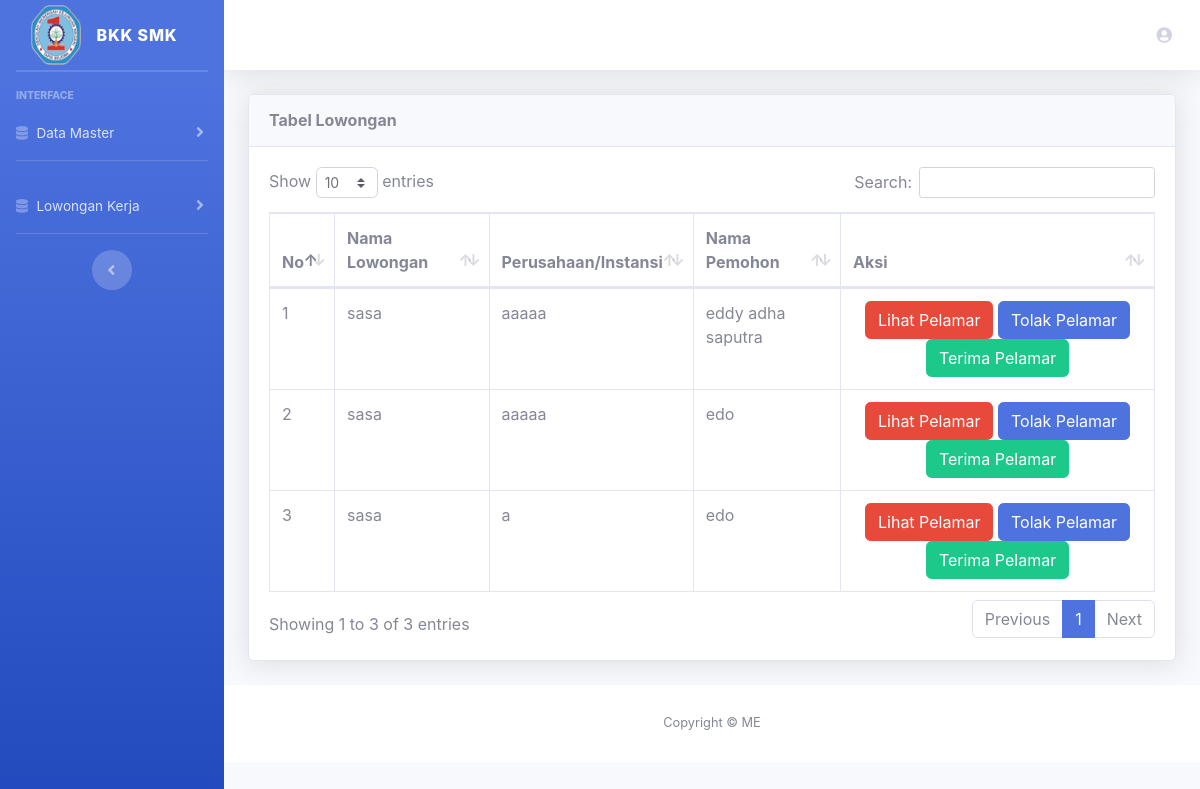
/index.php/admin/pengajuan_kerja, run on the app's committed database.
### tables this page shows
CREATE TABLE `lamaran` (
  `id_lamaran` int(11) NOT NULL,
  `id_lowongan` varchar(30) NOT NULL,
  `id_alumni` varchar(30) NOT NULL,
  `status_lamaran` varchar(10) NOT NULL
);

CREATE TABLE `lowongan` (
  `id_lowongan` int(11) NOT NULL,
  `nama_lowongan` varchar(100) NOT NULL,
  `isi_lowongan` text NOT NULL,
  `batas_tanggal` varchar(20) NOT NULL,
  `nama_perusahaan` varchar(100) NOT NULL,
  `kode` varchar(255) NOT NULL,
  `foto` text NOT NULL
);

CREATE TABLE `alumni` (
  `id_alumni` int(11) NOT NULL,
  `nama_alumni` varchar(255) NOT NULL,
  `jurusan_smk` varchar(20) NOT NULL,
  `pendidikan_t` varchar(255) NOT NULL,
  `tgl_lahir` varchar(50) NOT NULL,
  `alamat` varchar(255) NOT NULL,
  `telpon` varchar(20) NOT NULL,
  `agama` varchar(30) NOT NULL,
  `foto_profil` text NOT NULL,
  `email` varchar(255) NOT NULL,
  `tentang_saya` varchar(255) NOT NULL,
  `data_pdf` text NOT NULL
);

### application/controllers/Admin.php (called while the page is built, shortened)
<?php
class Admin extends CI_Controller
{
    public function __construct()
    {
        $this->load->library('form_validation');
        $this->load->model('lowongan_m');
        $this->load->model('jurusan_m');
        $this->load->model('alumni_m');
    }
    public function pengajuan_kerja()
    {
        $data['judul'] = 'Data Lowongan';
        $data['data'] = $this->alumni_m->get_pengajuan();
        $data['nama'] = $this->session->userdata('nama_alumni');
        $this->load->view('template/header', $data);
        $this->load->view('admin/lowongan/pengajuan_kerja', $data);
        $this->load->view('template/footer');
    }
}

### index.php (called while the page is built, shortened)
<?php
require_once BASEPATH.'core/CodeIgniter.php';

### application/models/Alumni_m.php (called while the page is built, shortened)
<?php
class Alumni_m extends CI_Model
{
    public function get_pengajuan()
    {
        $this->db->select('*');
        $this->db->from('lamaran');
        $this->db->join('alumni', 'alumni.id_alumni = lamaran.id_alumni');
        $this->db->join('lowongan', 'lowongan.id_lowongan = lamaran.id_lowongan');
        $this->db->where('lamaran.status_lamaran', "1");
        $this->db->order_by('lowongan.id_lowongan', 'DESC');
        return $this->db->get()->result();
    }
}

### application/views/admin/lowongan/pengajuan_kerja.php (the view)
<div class="container-fluid">
    <div class="card shadow mb-4">
        <div class="card-header py-3">
            <h6 class="m-0 font-weight-bold ">Tabel Lowongan</h6>
        </div>
        <div class="card-body">
            <div class="table-responsive">
                <table class="table table-bordered" id="dataTable" width="100%" cellspacing="0">
                    <thead>
                        <tr>
                            <th>No</th>
                            <th>Nama Lowongan</th>
                            <th>Perusahaan/Instansi</th>
                            <th>Nama Pemohon</th>
                            <th>Aksi</th>
                        </tr>
                    </thead>
                    <tbody>
                        <?php
                        $nomor = 1;
                        foreach ($data as $x) { ?>
                            <tr>
                                <td><?= $nomor++; ?></td>
                                <td><?= $x->nama_lowongan; ?></td>
                                <td><?= $x->nama_perusahaan; ?></td>
                                <td><?= $x->nama_alumni; ?></td>
                                <td align="center">
                                    <a href="<?= base_url('admin/lihat_pelamar/' . $x->telpon) ?>" class="btn btn-danger">Lihat Pelamar</a>
                                    <a href="<?= base_url('admin/tolak/' . $x->id_lamaran) ?>" class="btn btn-primary">Tolak Pelamar</a>
                                    <a href="<?= base_url('admin/terima/' . $x->id_lamaran) ?>" class="btn btn-success">Terima Pelamar</a>
                                </td>
                            </tr>
                        <?php } ?>
                    </tbody>
                </table>
            </div>
        </div>
    </div>
</div>

### data on the page
lamaran: id_lowongan.nama_lowongan "sasa", id_lowongan.nama_perusahaan "aaaaa", id_alumni.nama_alumni "eddy adha saputra"
lamaran: id_lowongan.nama_lowongan "sasa", id_lowongan.nama_perusahaan "aaaaa", id_alumni.nama_alumni "edo"
lamaran: id_lowongan.nama_lowongan "sasa", id_lowongan.nama_perusahaan "a", id_alumni.nama_alumni "edo"
